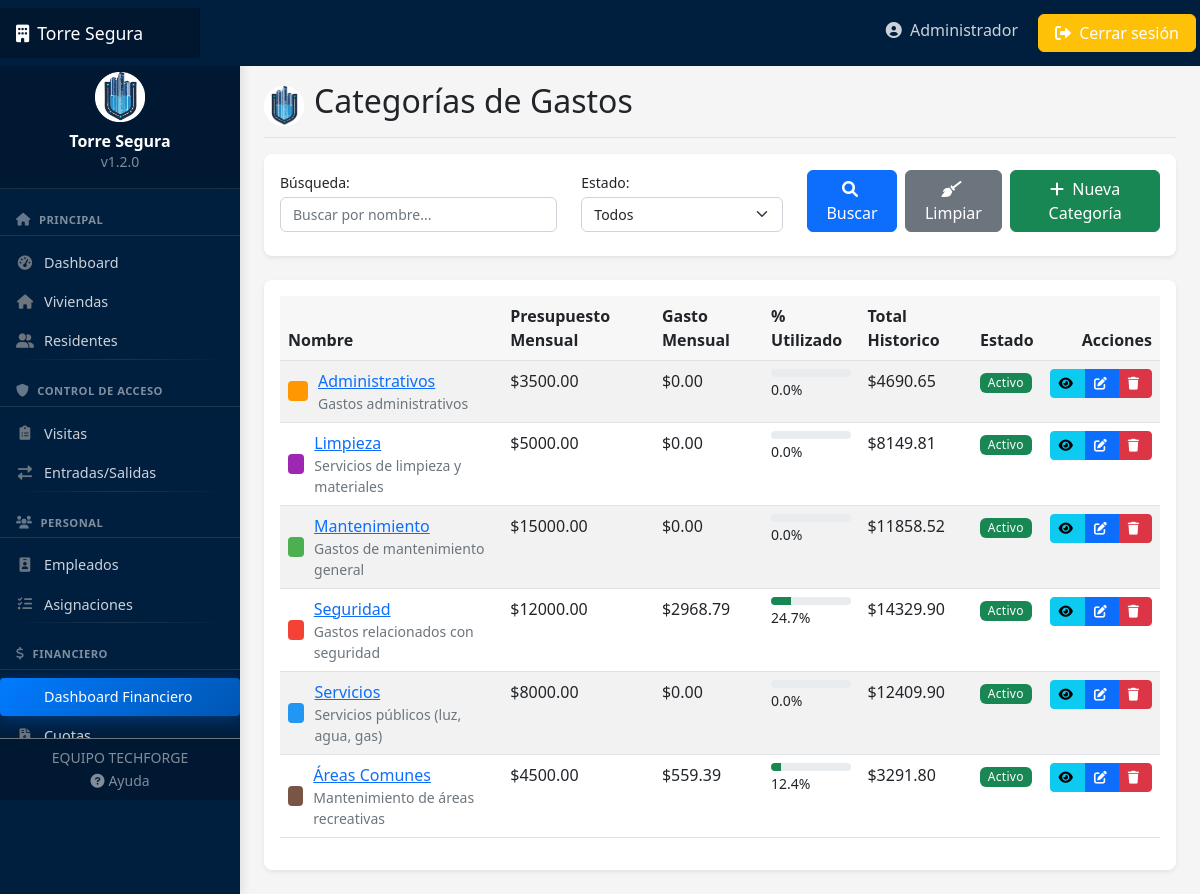
Screenshot of /financiero/categorias-gasto/ (signed in) with the database file from the repository.
### usuarios/models.py (models this page shows, shortened)
class Usuario(AbstractUser):
    TIPOS_DOCUMENTO = [
        ('DNI', 'DNI'),
        ('PASAPORTE', 'Pasaporte'),
        ('CEDULA', 'Cédula'),
    ]
    rol = models.ForeignKey(Rol, on_delete=models.SET_NULL, null=True, related_name='usuarios')
    telefono = models.CharField(max_length=15, blank=True)
    tipo_documento = models.CharField(max_length=10, choices=TIPOS_DOCUMENTO, default='DNI')
    numero_documento = models.CharField(max_length=20, blank=True)
    foto = models.ImageField(upload_to='usuarios/', blank=True, null=True)

### financiero/models.py (models this page shows, shortened)
class CategoriaGasto(models.Model):
    nombre = models.CharField(max_length=100)
    descripcion = models.TextField(blank=True)
    presupuesto_mensual = models.DecimalField(max_digits=10, decimal_places=2, default=0, validators=[MinValueValidator(0)])
    color = models.CharField(max_length=7, default="#3498db", help_text="Código de color HEX para gráficos")
    activo = models.BooleanField(default=True)
    def total_gastado_mes_actual(self):
        hoy = timezone.now().date()
        primer_dia_mes = hoy.replace(day=1)
        return Gasto.objects.filter(
            categoria=self,
            fecha__gte=primer_dia_mes,
            fecha__lte=hoy
        ).aggregate(total=models.Sum('monto'))['total'] or 0
    def porcentaje_presupuesto_utilizado(self):
        if self.presupuesto_mensual == 0:
            return 0
        gastado = self.total_gastado_mes_actual()
        return (gastado / self.presupuesto_mensual) * 100
    class Meta:
        verbose_name = "Categoría de Gasto"
        verbose_name_plural = "Categorías de Gastos"
        ordering = ['nombre']

### financiero/views.py (the view)
# urls.py: path('categorias-gasto/', views.CategoriaGastoListView.as_view(), name='categoria-gasto-list'),
class CategoriaGastoListView(LoginRequiredMixin, AccesoWebPermitidoMixin, ListView):
    model = CategoriaGasto
    template_name = 'financiero/categoria_gasto_list.html'
    context_object_name = 'categorias'
    def get_queryset(self):
        queryset = super().get_queryset()
        search = self.request.GET.get('search', '')
        if search:
            queryset = queryset.filter(
                Q(nombre__icontains=search) |
                Q(descripcion__icontains=search)
            )
        activo = self.request.GET.get('activo')
        if activo == 'true':
            queryset = queryset.filter(activo=True)
        elif activo == 'false':
            queryset = queryset.filter(activo=False)
        return queryset
    def get_context_data(self, **kwargs):
        context = super().get_context_data(**kwargs)
        context['search'] = self.request.GET.get('search', '')
        context['activo'] = self.request.GET.get('activo', '')
        for categoria in context['categorias']:
            categoria.total_gastos = Gasto.objects.filter(
                categoria=categoria,
                estado='PAGADO'
            ).aggregate(total=Coalesce(Sum('monto', output_field=DecimalField()), Decimal('0')))['total']
        return context

### usuarios/views.py (called while the page is built)
def tiene_acceso_web(user):
    return (
        user.is_authenticated and
        hasattr(user, 'rol') and
        user.rol is not None and
        user.rol.nombre in ['Administrador', 'Gerente']
    )

    def test_func(self):
        return tiene_acceso_web(self.request.user)

### templates/financiero/categoria_gasto_list.html (shortened to what this page needs)
{% extends 'base.html' %}
{% load static %}
{% block header %}Categorías de Gastos{% endblock %}
{% block content %}
<div class="card mb-4">
    <div class="card-body">
        <form method="get" class="row align-items-end">
            <div class="col-md-4 mb-2">
                <label for="searchInput" class="form-label">Búsqueda:</label>
                <input type="text" class="form-control" id="searchInput" name="search" value="{{ search }}" placeholder="Buscar por nombre...">
            </div>
            <div class="col-md-3 mb-2">
                <label for="activoSelect" class="form-label">Estado:</label>
                <select class="form-select" id="activoSelect" name="activo">
                    <option value="">Todos</option>
                </select>
            </div>
            <div class="col-md-5 mb-2 d-flex">
                <button type="submit" class="btn btn-primary me-2">
                    <i class="fas fa-search"></i> Buscar
                </button>
                <a href="{% url 'categoria-gasto-list' %}" class="btn btn-secondary me-2">
                    <i class="fas fa-broom"></i> Limpiar
                </a>
                <a href="{% url 'categoria-gasto-create' %}" class="btn btn-success ms-auto">
                    <i class="fas fa-plus"></i> Nueva Categoría
                </a>
            </div>
        </form>
    </div>
</div>
<div class="card">
    <div class="card-body">
        {% if categorias %}
        <div class="table-responsive">
            <table class="table table-striped table-hover">
                <thead>
                    <tr>
                        <th>Nombre</th>
                        <th>Presupuesto Mensual</th>
                        <th>Gasto Mensual</th>
                        <th>% Utilizado</th>
                        <th>Total Historico</th>
                        <th>Estado</th>
                        <th class="text-end">Acciones</th>
                    </tr>
                </thead>
                <tbody>
                    {% for categoria in categorias %}
                    <tr {% if not categoria.activo %}class="table-secondary"{% endif %}>
                        <td>
                            <div style="display: flex; align-items: center;">
                                <div style="width: 20px; height: 20px; background-color: {{ categoria.color }}; margin-right: 10px; border-radius: 4px;"></div>
                                <div>
                                    <a href="{% url 'categoria-gasto-detail' categoria.id %}">{{ categoria.nombre }}</a>
                                    {% if categoria.descripcion %}
                                    <div class="small text-muted">{{ categoria.descripcion|truncatechars:50 }}</div>
                                    {% endif %}
                                </div>
                            </div>
                        </td>
                        <td>${{ categoria.presupuesto_mensual|floatformat:2 }}</td>
                        <td>${{ categoria.total_gastado_mes_actual|floatformat:2 }}</td>
                        <td>
                            <div class="progress" style="height: 8px; width: 100%;">
                                <div class="progress-bar {% if categoria.porcentaje_presupuesto_utilizado > 100 %}bg-danger{% elif categoria.porcentaje_presupuesto_utilizado > 80 %}bg-warning{% else %}bg-success{% endif %}"
                                     role="progressbar"
                                     style="width: {% if categoria.porcentaje_presupuesto_utilizado > 100 %}100{% else %}{{ categoria.porcentaje_presupuesto_utilizado|floatformat:0 }}{% endif %}%;"
                                     aria-valuenow="{{ categoria.porcentaje_presupuesto_utilizado|floatformat:0 }}"
                                     aria-valuemin="0"
                                     aria-valuemax="100"></div>
                            </div>
                            <span class="small">{{ categoria.porcentaje_presupuesto_utilizado|floatformat:1 }}%</span>
                        </td>
                        <td>${{ categoria.total_gastos|default:"0.00"|floatformat:2 }}</td>
                        <td>
                            {% if categoria.activo %}
                            <span class="badge bg-success">Activo</span>
                            {% else %}
                            <span class="badge bg-secondary">Inactivo</span>
                            {% endif %}
                        </td>
                        <td class="text-end">
                            <div class="btn-group">
                                <a href="{% url 'categoria-gasto-detail' categoria.id %}" class="btn btn-sm btn-info" title="Ver detalle">
                                    <i class="fas fa-eye"></i>
                                </a>
                                <a href="{% url 'categoria-gasto-update' categoria.id %}" class="btn btn-sm btn-primary" title="Editar">
                                    <i class="fas fa-edit"></i>
                                </a>
                                <a href="{% url 'categoria-gasto-delete' categoria.id %}" class="btn btn-sm btn-danger" title="Eliminar">
                                    <i class="fas fa-trash"></i>
                                </a>
                            </div>
                        </td>
                    </tr>
                    {% endfor %}
                </tbody>
            </table>
        </div>
        {% endif %}
    </div>
</div>
{% endblock %}

### templates/navbar.html (shortened to what this page needs)
<header class="navbar navbar-dark sticky-top" style="background-color: #001f3f; flex-md-nowrap; p-0; shadow">
    <a class="navbar-brand col-md-3 col-lg-2 me-0 px-3 d-flex align-items-center" href="{% url 'dashboard' %}">
        <span class="d-none d-md-inline"><i class="fas fa-building me-2"></i></span>
        Torre Segura
    </a>
    <div class="navbar-nav ms-auto">
        <div class="nav-item text-nowrap d-none d-md-flex">
            <a class="nav-link p-2 mx-2" href="{% url 'perfil' %}">
                <i class="fas fa-user-circle"></i>
                <span class="ms-1 d-none d-lg-inline">{{ user.first_name|default:user.username }}</span>
            </a>
            <a class="btn btn-warning text-white px-3 m-1" href="{% url 'logout' %}">
                <i class="fas fa-sign-out-alt"></i>
                <span class="d-none d-lg-inline">Cerrar sesión</span>
            </a>
        </div>
    </div>
</header>

### static/css/style.css (style rules this page uses)
:root { --primary-color: #0d6efd; --secondary-color: #6c757d; --success-color: #198754; --danger-color: #dc3545; --warning-color: #ffc107; --info-color: #0dcaf0; --light-color: #f8f9fa; --dark-color: #212529; --sidebar-width: 240px; --navbar-height: 56px; }
body { font-family: 'Segoe UI', Tahoma, Geneva, Verdana, sans-serif; background-color: #f5f5f5; }
.navbar-brand { padding-top: .75rem; padding-bottom: .75rem; font-size: 1.1rem; background-color: rgba(0, 0, 0, .25); box-shadow: inset -1px 0 0 rgba(0, 0, 0, .25); }
.navbar-dark .navbar-nav .nav-link { color: rgba(255, 255, 255, .8); }
.card { margin-bottom: 1.5rem; border: none; box-shadow: 0 0.125rem 0.25rem rgba(0, 0, 0, 0.075); transition: all 0.3s ease; border-radius: 0.5rem; }
.badge { font-weight: 500; padding: .5em .7em; }
.table > :not(:last-child) > :last-child > * { border-bottom-color: inherit; }
.table th { font-weight: 600; background-color: rgba(0, 0, 0, 0.03); }
.btn { font-weight: 500; border-radius: 0.375rem; }
.btn i { margin-right: 0.25rem; }
.btn-sm { font-size: 0.8rem; border-radius: 0.25rem; }

### static/css/responsive.css (style rules this page uses)
.table-responsive { overflow-x: auto; -webkit-overflow-scrolling: touch; }
.badge { font-weight: 500; padding: 0.35em 0.65em; letter-spacing: 0.025em; }
.form-control, .form-select { font-size: 0.875rem; height: calc(1.5em + 0.75rem + 2px); }
label.form-label { font-weight: 500; margin-bottom: 0.25rem; font-size: 0.875rem; }
.btn, .card, .nav-link, .form-control, .form-select { transition: all 0.2s ease; }

### rows the page displays
Usuario: first_name "Administrador"
CategoriaGasto: nombre "Administrativos", descripcion "Gastos administrativos", presupuesto_mensual "3500.00", total_gastado_mes_actual "0.00", porcentaje_presupuesto_utilizado "0.0", total_gastos "4690.65", activo "Activo"
CategoriaGasto: nombre "Limpieza", descripcion "Servicios de limpieza y materiales", presupuesto_mensual "5000.00", total_gastado_mes_actual "0.00", porcentaje_presupuesto_utilizado "0.0", total_gastos "8149.81", activo "Activo"
CategoriaGasto: nombre "Mantenimiento", descripcion "Gastos de mantenimiento general", presupuesto_mensual "15000.00", total_gastado_mes_actual "0.00", porcentaje_presupuesto_utilizado "0.0", total_gastos "11858.52", activo "Activo"
CategoriaGasto: nombre "Seguridad", descripcion "Gastos relacionados con seguridad", presupuesto_mensual "12000.00", total_gastado_mes_actual "2968.79", porcentaje_presupuesto_utilizado "24.7", total_gastos "14329.90", activo "Activo"
CategoriaGasto: nombre "Servicios", descripcion "Servicios públicos (luz, agua, gas)", presupuesto_mensual "8000.00", total_gastado_mes_actual "0.00", porcentaje_presupuesto_utilizado "0.0", total_gastos "12409.90", activo "Activo"
CategoriaGasto: nombre "Áreas Comunes", descripcion "Mantenimiento de áreas recreativas", presupuesto_mensual "4500.00", total_gastado_mes_actual "559.39", porcentaje_presupuesto_utilizado "12.4", total_gastos "3291.80", activo "Activo"
